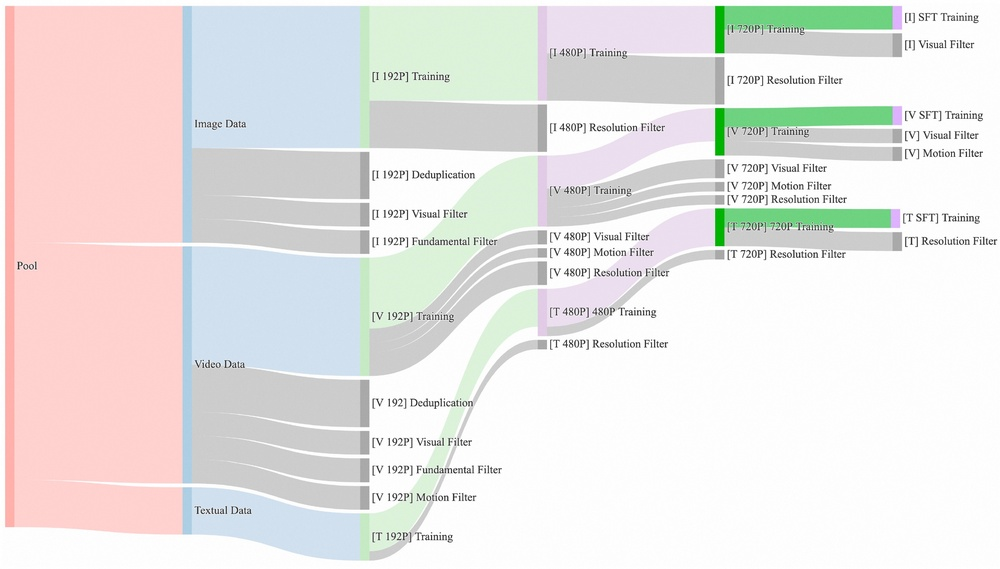
#> input picture assets/data_for_diff_stage.jpg, 1000 x 569 px, shrunk from 2914 x 1658 before the run
$ python render_video_compare.py --left ../../assets/data_for_diff_stage.jpg --right ../../assets/t2v_res.jpg --out out.png
#> lines starting #> are read from the running program, lines starting #| are printed output that depends on the picture
#!/usr/bin/env python3
import argparse
from pathlib import Path

import imageio.v3 as iio
import matplotlib.pyplot as plt


def _read_mid_frame(path: Path):
    frames = iio.imread(path)
#> frames is the input picture: shape (569, 1000, 3); mean R, G, B 232.3, 229.5, 227.8
    return frames[len(frames) // 2]


def main():
    parser = argparse.ArgumentParser()
    parser.add_argument("--left", required=True)
    parser.add_argument("--left-title", default="left")
    parser.add_argument("--right", required=True)
    parser.add_argument("--right-title", default="right")
    parser.add_argument("--out", required=True)
    args = parser.parse_args()

    items = [
        (args.left_title, Path(args.left)),
        (args.right_title, Path(args.right)),
    ]
    fig, axes = plt.subplots(1, 2, figsize=(10, 4))
    for ax, (title, path) in zip(axes, items):
        ax.imshow(_read_mid_frame(path))
        ax.set_title(title)
        ax.set_xticks([])
        ax.set_yticks([])
    fig.tight_layout()
    fig.savefig(args.out, dpi=160)
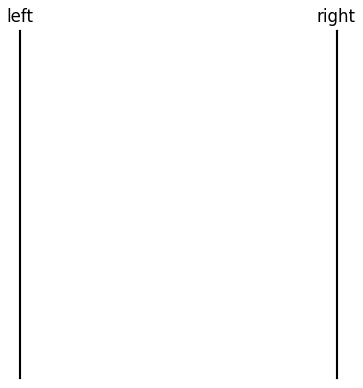
#> figure drawn by matplotlib, 2 panels
    print(args.out)


if __name__ == "__main__":
    main()
